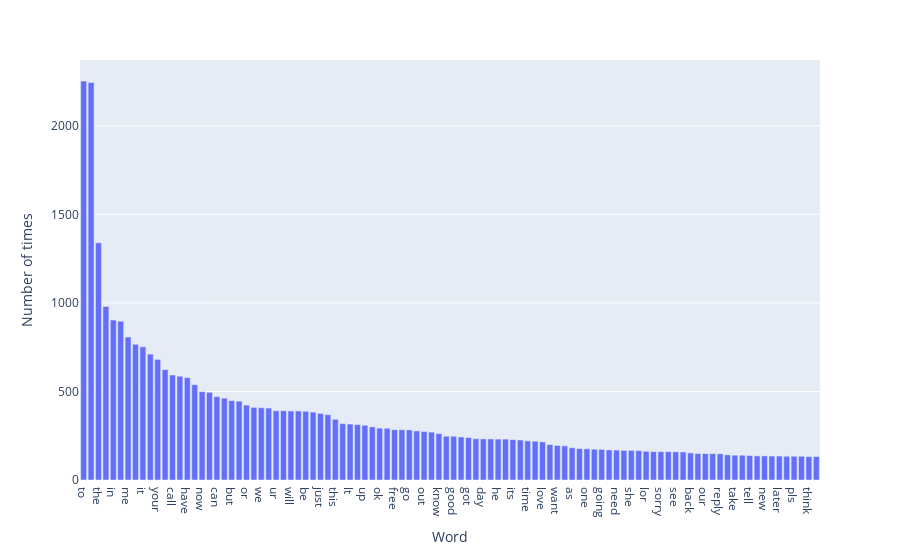

Source (notebook cell):
### Code cell
import plotly.express as px
fig = px.bar(df_up, x='Word', y='Number of times')
fig.update_traces(texttemplate='%{text:.2s}', textposition='outside')
fig.update_layout(uniformtext_minsize=8, uniformtext_mode='hide')
fig.show()

### Figure 1 — Plotly figure (JSON) as saved in the notebook; plotly's stock layout.template omitted (floating-point values rounded to 4 significant figures)
{"data": [{"alignmentgroup": "True", "hovertemplate": "Word=%{x}<br>Number of times=%{y}<extra></extra>", "legendgroup": "", "marker": {"color": "#636efa"}, "name": "", "offsetgroup": "", "orientation": "v", "showlegend": false, "textposition": "outside", "texttemplate": "%{text:.2s}", "type": "bar", "x": ["to", "you", "the", "and", "in", "is", "me", "my", "it", "for", "your", "of", "call", "that", "have", "on", "now", "are", "can", "so", "but", "not", "or", "do", "we", "at", "ur", "get", "will", "if", "be", "with", "just", "no", "this", "gt", "lt", "how", "up", "when", "ok", "what", "free", "from", "go", "all", "out", "ll", "know", "like", "good", "then", "got", "there", "day", "come", "he", "was", "its", "am", "time", "only", "love", "send", "want", "text", "as", "txt", "one", "by", "going", "don", "need", "home", "she", "about", "lor", "today", "sorry", "stop", "see", "still", "back", "da", "our", "dont", "reply", "mobile", "take", "hi", "tell", "they", "new", "please", "later", "her", "pls", "any", "think", "did"], "xaxis": "x", "y": [2253, 2245, 1339, 980, 903, 897, 807, 766, 752, 711, 681, 623, 593, 586, 578, 538, 499, 495, 471, 462, 448, 445, 423, 410, 408, 406, 391, 391, 390, 390, 388, 383, 376, 369, 343, 318, 316, 313, 309, 300, 293, 292, 284, 284, 283, 277, 274, 270, 262, 247, 247, 243, 240, 233, 232, 232, 231, 231, 228, 226, 221, 219, 215, 200, 195, 193, 182, 177, 176, 174, 173, 170, 169, 167, 167, 166, 162, 160, 160, 160, 159, 158, 153, 150, 149, 149, 148, 142, 140, 140, 138, 136, 136, 135, 135, 134, 134, 134, 132, 132], "yaxis": "y"}], "layout": {"barmode": "relative", "legend": {"tracegroupgap": 0}, "margin": {"t": 60}, "uniformtext": {"minsize": 8, "mode": "hide"}, "xaxis": {"anchor": "y", "domain": [0, 1], "title": {"text": "Word"}}, "yaxis": {"anchor": "x", "domain": [0, 1], "title": {"text": "Number of times"}}}}
